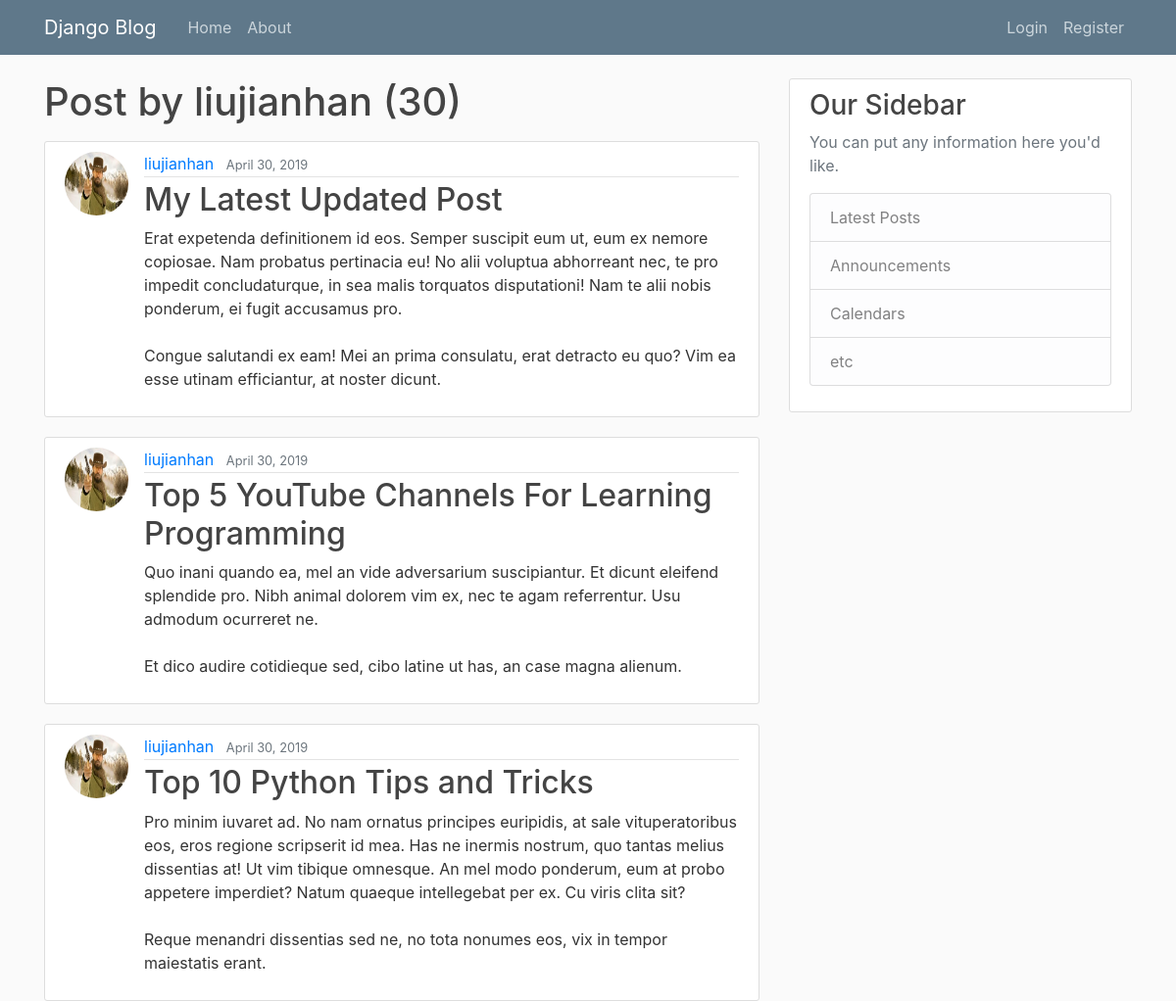
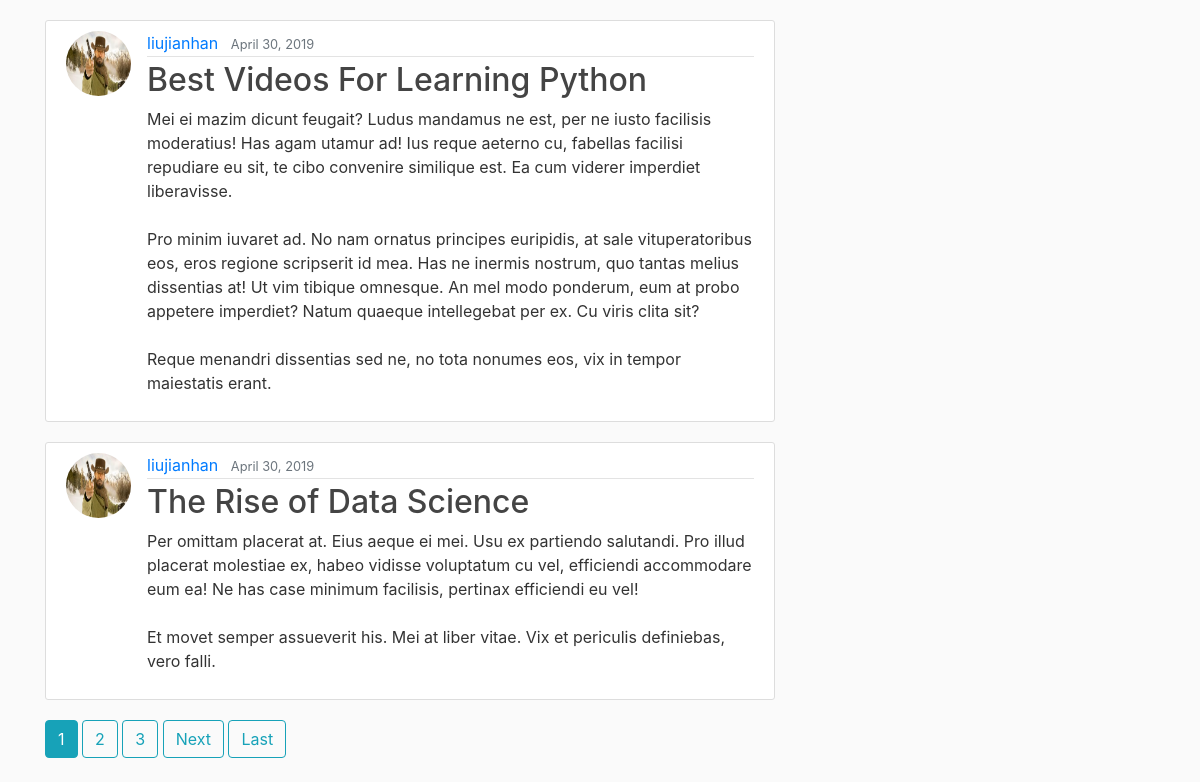
Page /user/liujianhan on the committed database (2 pictures, top to bottom).
### blog/models.py (models this page shows, shortened)
class Post(models.Model):
    title = models.CharField(max_length=100)
    content = models.TextField()
    date_posted = models.DateTimeField(default=timezone.now)
    author = models.ForeignKey(User, on_delete=models.CASCADE)

### users/models.py (models this page shows, shortened)
class Profile(models.Model):
    user = models.OneToOneField(User, on_delete=models.CASCADE)
    image = models.ImageField(default='default.jpg', upload_to='profile_pics')

### blog/views.py (the view)
# urls.py: path('user/<str:username>', UserPostListView.as_view(), name='user-posts'),
class UserPostListView(ListView):
    model = Post
    template_name = 'blog/user_posts.html'
    context_object_name = 'posts'
    paginate_by = 5
    def get_queryset(self):
        user = get_object_or_404(User, username=self.kwargs.get('username'))
        return Post.objects.filter(author=user).order_by('-date_posted')

### blog/templates/blog/user_posts.html (shortened to what this page needs)
{% extends 'blog/base.html' %}
{% block content %}
    <h1 class="mb-3">Post by {{ view.kwargs.username }} ({{ page_obj.paginator.count }})</h1>
    {% for post in posts %}
        <article class="media content-section">
          <img class="rounded-circle article-img" src="{{ post.author.profile.image.url }}">
          <div class="media-body">
            <div class="article-metadata">
              <a class="mr-2" href="{% url 'user-posts' post.author.username %}">{{ post.author }}</a>
              <small class="text-muted">{{ post.date_posted|date:"F d, Y"}}</small>
            </div>
            <h2><a class="article-title" href="{% url 'post-detail' post.id %}">{{ post.title }}</a></h2>
            <p class="article-content">{{ post.content }}</p>
          </div>
        </article>
    {% endfor %}
    {% if is_paginated %}
      {% for num in page_obj.paginator.page_range %}
        {% if page_obj.number == num %}
          <a class="btn btn-info mb-4" href="?page={{ num }}">{{ num }}</a>
        {% elif num > page_obj.number|add:'-3' and num < page_obj.number|add:'3' %}
          <a class="btn btn-outline-info mb-4" href="?page={{ num }}">{{ num }}</a>
        {% endif %}
      {% endfor %}
      {% if page_obj.has_next %}
        <a class="btn btn-outline-info mb-4" href="?page={{ page_obj.next_page_number }}">Next</a>
        <a class="btn btn-outline-info mb-4" href="?page={{ page_obj.paginator.num_pages }}">Last</a>
      {% endif %}
    {% endif %}
{% endblock content%}

### blog/static/blog/main.css (style rules this page uses)
body { background: #fafafa; color: #333333; margin-top: 5rem; }
h1, h2, h3, h4, h5, h6 { color: #444444; }
.content-section { background: #ffffff; padding: 10px 20px; border: 1px solid #dddddd; border-radius: 3px; margin-bottom: 20px; }
.article-title { color: #444444; }
.article-content { white-space: pre-line; }
.article-img { height: 65px; width: 65px; margin-right: 16px; }
.article-metadata { padding-bottom: 1px; margin-bottom: 4px; border-bottom: 1px solid #e3e3e3 }

### rows in the picture
Post: author.profile.image (picture), author "liujianhan", date_posted "April 30, 2019", title "My Latest Updated Post", content "Erat expetenda definitionem id eos. Semper suscipit eum ut, eum ex nemore copiosae. Nam probatus pertinacia eu! No alii voluptua abhorreant nec, te pro impedit concludaturque, in sea malis torquatos disputationi! Nam te alii nobis ponderum, ei fugit accusamus pro. Congue salutandi ex eam! Mei an prima consulatu, erat detracto eu quo? Vim ea esse utinam efficiantur, at noster dicunt."
Post: author.profile.image (picture), author "liujianhan", date_posted "April 30, 2019", title "Top 5 YouTube Channels For Learning Programming", content "Quo inani quando ea, mel an vide adversarium suscipiantur. Et dicunt eleifend splendide pro. Nibh animal dolorem vim ex, nec te agam referrentur. Usu admodum ocurreret ne. Et dico audire cotidieque sed, cibo latine ut has, an case magna alienum."
Post: author.profile.image (picture), author "liujianhan", date_posted "April 30, 2019", title "Top 10 Python Tips and Tricks", content "Pro minim iuvaret ad. No nam ornatus principes euripidis, at sale vituperatoribus eos, eros regione scripserit id mea. Has ne inermis nostrum, quo tantas melius dissentias at! Ut vim tibique omnesque. An mel modo ponderum, eum at probo appetere imperdiet? Natum quaeque intellegebat per ex. Cu viris clita sit? Reque menandri dissentias sed ne, no tota nonumes eos, vix in tempor maiestatis erant."
Post: author.profile.image (picture), author "liujianhan", date_posted "April 30, 2019", title "Best Videos For Learning Python", content "Mei ei mazim dicunt feugait? Ludus mandamus ne est, per ne iusto facilisis moderatius! Has agam utamur ad! Ius reque aeterno cu, fabellas facilisi repudiare eu sit, te cibo convenire similique est. Ea cum viderer imperdiet liberavisse. Pro minim iuvaret ad. No nam ornatus principes euripidis, at sale vituperatoribus eos, eros regione scripserit id mea. Has ne inermis nostrum, quo tantas melius dissentias at! Ut vim tibique omnesque. An mel modo ponderum, eum at probo appetere imperdiet? Natum quaeque intellegebat per ex. Cu viris clita sit? Reque menandri dissentias sed ne, no tota nonumes eos, vix in tempor maiestatis erant."
Post: author.profile.image (picture), author "liujianhan", date_posted "April 30, 2019", title "The Rise of Data Science", content "Per omittam placerat at. Eius aeque ei mei. Usu ex partiendo salutandi. Pro illud placerat molestiae ex, habeo vidisse voluptatum cu vel, efficiendi accommodare eum ea! Ne has case minimum facilisis, pertinax efficiendi eu vel! Et movet semper assueverit his. Mei at liber vitae. Vix et periculis definiebas, vero falli."

### other values in the picture
{{ view.kwargs.username }} "liujianhan"
{{ page_obj.paginator.count }} "30"
{{ num }} "1"
{{ num }} "2" "3"
